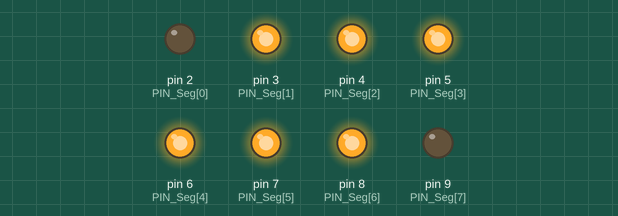
Bench run of a sketch on a simulated Arduino Uno, built with avr-gcc and run on an emulated ATmega328P. Parts: output pins drawn as LEDs (lit = HIGH).

Above: at 0.5 s.
At 2.5 s:
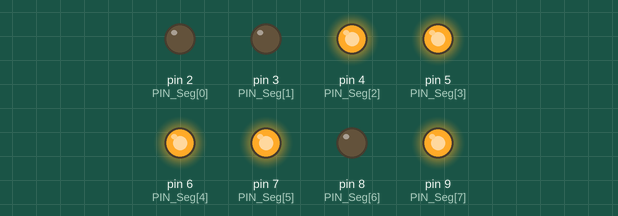
At 3.5 s:
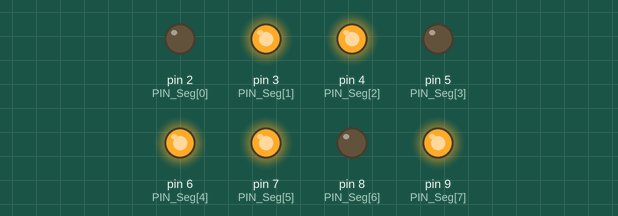
At 5.5 s:
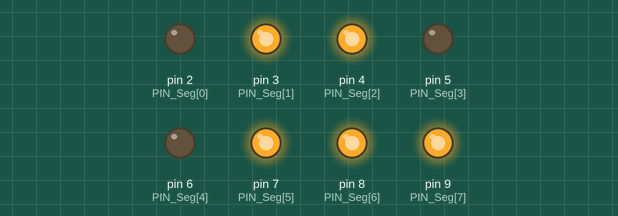
At 8.5 s:
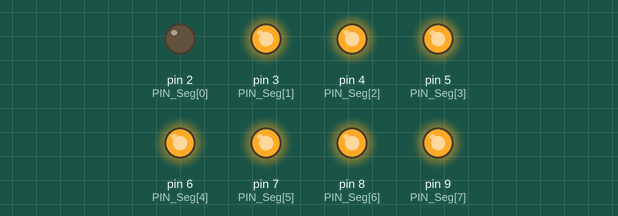
At 11.5 s:
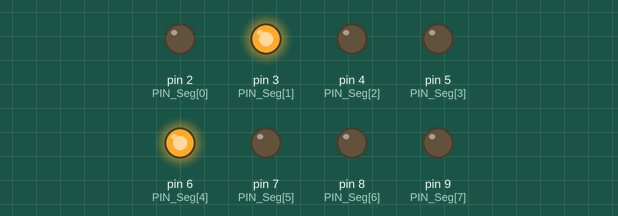
Timing chart, 0 to 13.0 s (numbered marks = the images above):
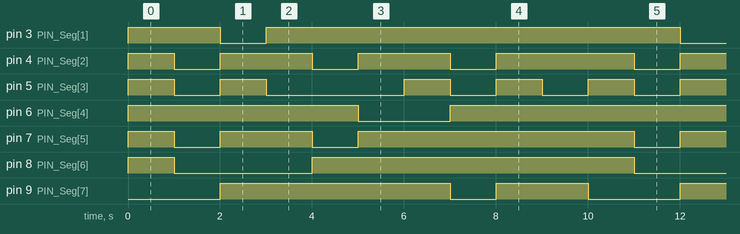

Measured:
- by itself, pin 3 (PIN_Seg[1]): repeats every 10.0 s: LOW 1.0 s, HIGH 9.0 s
- by itself, pin 4 (PIN_Seg[2]): repeats every 10.0 s: 2 × (LOW 1.0 s, HIGH 2.0 s), LOW 1.0 s, HIGH 3.0 s
- by itself, pin 5 (PIN_Seg[3]): repeats every 10.0 s: LOW 1.0 s, HIGH 1.0 s, LOW 3.0 s, 2 × (HIGH 1.0 s, LOW 1.0 s), HIGH 1.0 s
- by itself, pin 6 (PIN_Seg[4]): repeats every 10.0 s: LOW 2.0 s, HIGH 8.0 s
- by itself, pin 7 (PIN_Seg[5]): repeats every 10.0 s: LOW 1.0 s, HIGH 2.0 s, LOW 1.0 s, HIGH 6.0 s
- by itself, pin 8 (PIN_Seg[6]): repeats every 10.0 s: LOW 3.0 s, HIGH 7.0 s
- by itself, pin 9 (PIN_Seg[7]): repeats every 10.0 s: LOW 1.0 s, HIGH 2.0 s, LOW 2.0 s, HIGH 5.0 s

The sketch:

7Segment2.ino
```cpp
int PIN_Seg[]   =   {2,3,4,5,6,7,8,9};
int DNUM[10][8] = { {0,1,1,1,1,1,1,0},  // 0
                    {0,1,0,0,1,0,0,0},  // 1
                    {0,0,1,1,1,1,0,1},  // 2
                    {0,1,1,0,1,1,0,1},  // 3
                    {0,1,0,0,1,0,1,1},  // 4
                    {0,1,1,0,0,1,1,1},  // 5
                    {0,1,1,1,0,1,1,1},  // 6
                    {0,1,0,0,1,1,1,0},  // 7
                    {0,1,1,1,1,1,1,1},  // 8
                    {0,1,1,0,1,1,1,1}   // 9
};

void PrintNum(int Num)
{
  for(int i = 0; i<8; ++i)
  {
    digitalWrite(PIN_Seg[i], DNUM[Num][i]);
  }
}

void setup() {
  for(int i = 0; i<8; ++i)
  {
    pinMode(PIN_Seg[i], OUTPUT);
  }


  /*for(int i = 0; i<8; ++i)
  {
    digitalWrite(PIN_Seg[i], HIGH);
  }*/
  /*digitalWrite(PIN_Seg[1], HIGH);
  digitalWrite(PIN_Seg[4], HIGH);*/

  /*digitalWrite(PIN_Seg[0], LOW); // 점
  digitalWrite(PIN_Seg[1], HIGH); // 3
  digitalWrite(PIN_Seg[2], HIGH); // 4
  digitalWrite(PIN_Seg[3], HIGH); // 5
  digitalWrite(PIN_Seg[4], HIGH); // 6
  digitalWrite(PIN_Seg[5], HIGH); // 7
  digitalWrite(PIN_Seg[6], HIGH); // 8
  digitalWrite(PIN_Seg[7], LOW);  // 9*/
}

void loop() {
  int iNum = 0;
  while(1)
  {
    PrintNum(iNum);
    delay(1000);
    ++iNum;
    if(iNum > 9)
    {
      iNum = 0;
    }
  }
}
```
